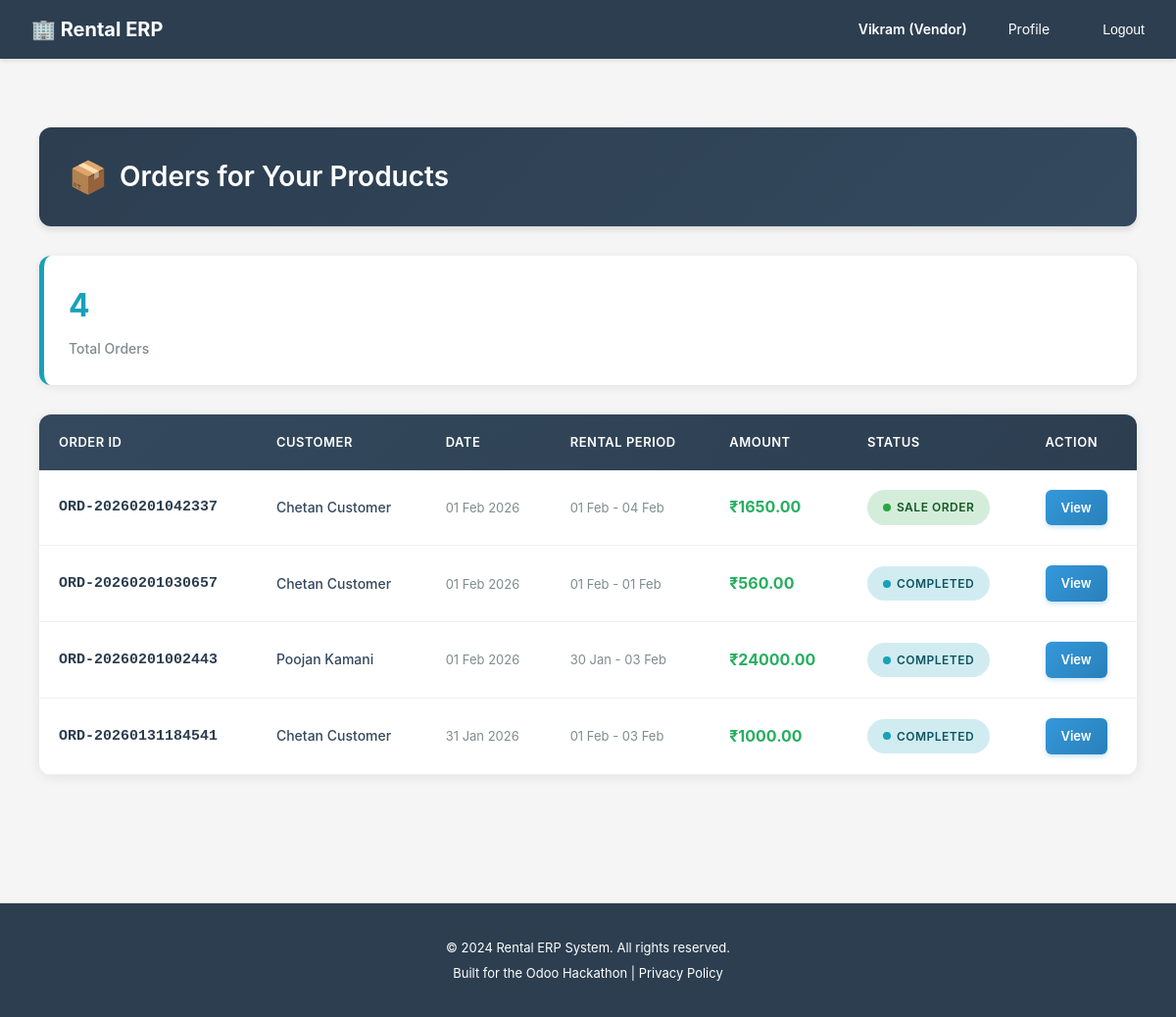
The app's page /catalog/vendor/view-orders/ (signed in), older data.
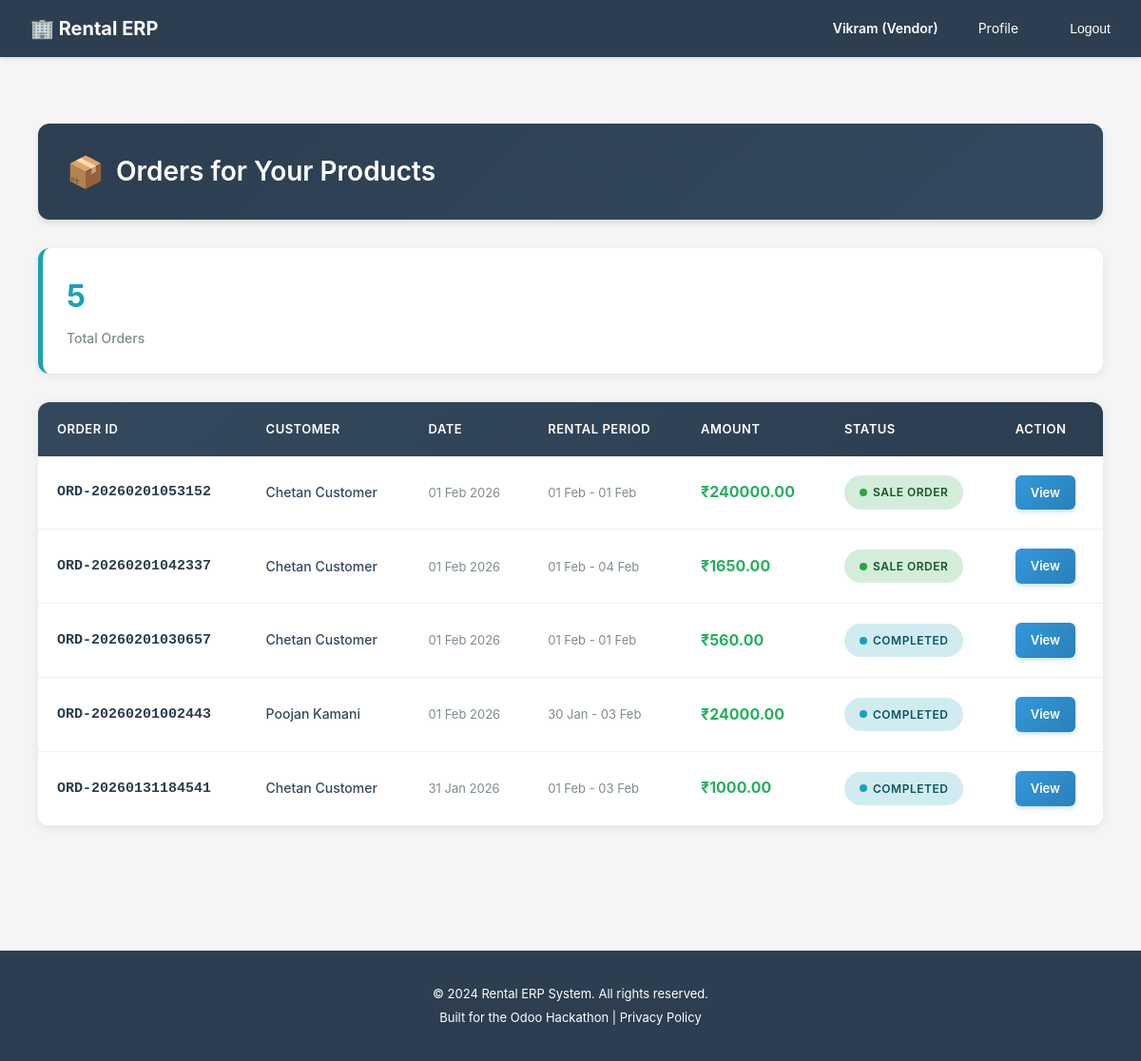
The same page, newer data.
### rentals/models.py (models this page shows, shortened)
class RentalOrder(models.Model):
    STATUS_CHOICES = [
        ('draft', 'Draft'),               # Initial state
        ('confirmed', 'Confirmed'),       # Customer committed, stock reserved
        ('in_progress', 'In Progress'),   # Customer has picked up items
        ('completed', 'Completed'),       # Items returned successfully
        ('cancelled', 'Cancelled'),       # Order cancelled before completion
        ('invoiced', 'Invoiced'),         # Invoice generated and sent
    ]
    order_number = models.CharField(
        max_length=50,
        unique=True,
        help_text="Auto-generated unique order ID (e.g., RO-2026-0001)"
    )
    quotation = models.OneToOneField(
        Quotation,
        on_delete=models.SET_NULL,
        blank=True,
        null=True,
        related_name='rental_order',
        help_text="Source quotation that was converted to this order"
    )
    customer = models.ForeignKey(
        settings.AUTH_USER_MODEL,
        on_delete=models.CASCADE,
        related_name='rental_orders',
        limit_choices_to={'role': 'customer'},
        help_text="Customer placing the rental order"
    )
    vendor = models.ForeignKey(
        settings.AUTH_USER_MODEL,
        on_delete=models.CASCADE,
        related_name='vendor_rental_orders',
        limit_choices_to={'role': 'vendor'},
        help_text="Vendor fulfilling the rental order"
    )
    status = models.CharField(
        max_length=20,
        choices=STATUS_CHOICES,
        default='draft',
        help_text="Current order stage in the rental lifecycle"
    )
    delivery_address = models.TextField(
        help_text="Where items will be delivered/picked up"
    )
    billing_address = models.TextField(
        help_text="Address for invoice (may differ from delivery)"
    )
    subtotal = models.DecimalField(
        max_digits=12,
        decimal_places=2,
        default=Decimal('0.00'),
        help_text="Sum of all order lines"
    )
    discount_amount = models.DecimalField(
        max_digits=12,
        decimal_places=2,
        default=Decimal('0.00'),
        help_text="Discount applied"
    )
    tax_amount = models.DecimalField(
        max_digits=12,
        decimal_places=2,
        default=Decimal('0.00'),
        help_text="GST amount"
    )
    late_fee = models.DecimalField(
        max_digits=12,
        decimal_places=2,
        default=Decimal('0.00'),
        help_text="Late return penalties (added if items returned late)"
    )
    total = models.DecimalField(
        max_digits=12,
        decimal_places=2,
        default=Decimal('0.00'),
        help_text="Final order total including all fees"
    )
    advance_payment_percentage = models.DecimalField(
        max_digits=5,
        decimal_places=2,
        default=Decimal('0.00'),
        help_text="Required advance payment % for this order"
    )
    advance_payment_amount = models.DecimalField(
        max_digits=12,
        decimal_places=2,
        default=Decimal('0.00'),
        help_text="Calculated advance amount expected"
    )
    deposit_amount = models.DecimalField(
        max_digits=12,
        decimal_places=2,
        default=Decimal('0.00'),
        help_text="Security deposit collected upfront"
    )
    paid_amount = models.DecimalField(
        max_digits=12,
        decimal_places=2,
        default=Decimal('0.00'),
        help_text="Amount paid so far (partial or full)"
    )
    notes = models.TextField(
        blank=True,
        null=True,
        help_text="Special instructions or customer requests"
    )
    requires_approval = models.BooleanField(
        default=False,
        help_text="Whether this order needs approval (for high-value orders)"
    )
    approval_status = models.CharField(
        max_length=20,
        choices=[
            ('not_required', 'Not Required'),
            ('pending', 'Pending Approval'),
            ('approved', 'Approved'),
            ('rejected', 'Rejected'),
        ],
        default='not_required',
        help_text="Current approval status"
    )
    approved_by = models.ForeignKey(
        settings.AUTH_USER_MODEL,
        on_delete=models.SET_NULL,
        blank=True,
        null=True,
        related_name='approved_rental_orders',
        help_text="Admin who approved this order"
    )
    approved_at = models.DateTimeField(
        blank=True,
        null=True,
        help_text="When this order was approved"
    )
    created_at = models.DateTimeField(auto_now_add=True)
    updated_at = models.DateTimeField(auto_now=True)
    confirmed_at = models.DateTimeField(
        blank=True,
        null=True,
        help_text="When order was confirmed"
    )
    completed_at = models.DateTimeField(
        blank=True,
        null=True,
        help_text="When all items were returned"
    )
    class Meta:
        db_table = 'rental_orders'
        verbose_name = 'Rental Order'
        verbose_name_plural = 'Rental Orders'
        ordering = ['-created_at']
        indexes = [
            models.Index(fields=['customer', 'status']),
            models.Index(fields=['vendor', 'status']),
            models.Index(fields=['order_number']),
        ]
    @property
    def rental_start_date(self):
        first_line = self.order_lines.first()
        return first_line.rental_start_date if first_line else None
    @property
    def rental_end_date(self):
        first_line = self.order_lines.first()
        return first_line.rental_end_date if first_line else None
    @property
    def total_amount(self):
        return self.total

class RentalOrderLine(models.Model):
    rental_order = models.ForeignKey(
        RentalOrder,
        on_delete=models.CASCADE,
        related_name='order_lines',
        help_text="Parent rental order"
    )
    product = models.ForeignKey(
        'catalog.Product',
        on_delete=models.CASCADE,
        related_name='rental_order_lines',
        help_text="Product being rented"
    )
    product_variant = models.ForeignKey(
        'catalog.ProductVariant',
        on_delete=models.CASCADE,
        blank=True,
        null=True,
        related_name='rental_order_lines',
        help_text="Specific variant being rented"
    )
    rental_start_date = models.DateTimeField(
        help_text="Scheduled pickup date/time"
    )
    rental_end_date = models.DateTimeField(
        help_text="Scheduled return date/time"
    )
    actual_pickup_date = models.DateTimeField(
        blank=True,
        null=True,
        help_text="When customer actually picked up the item"
    )
    actual_return_date = models.DateTimeField(
        blank=True,
        null=True,
        help_text="When customer actually returned the item"
    )
    quantity = models.PositiveIntegerField(
        default=1,
        validators=[MinValueValidator(1)],
        help_text="Number of units rented"
    )
    unit_price = models.DecimalField(
        max_digits=10,
        decimal_places=2,
        help_text="Rental price per unit"
    )
    line_total = models.DecimalField(
        max_digits=12,
        decimal_places=2,
        help_text="quantity × unit_price"
    )
    duration_days = models.PositiveIntegerField(
        default=1,
        help_text="Rental duration in days"
    )
    duration_hours = models.PositiveIntegerField(
        default=0,
        help_text="Additional hours beyond full days"
    )
    is_late_return = models.BooleanField(
        default=False,
        help_text="Item returned after scheduled end date"
    )
    late_days = models.PositiveIntegerField(
        default=0,
        help_text="Number of days late (0 if on time)"
    )
    late_fee_charged = models.DecimalField(
        max_digits=10,
        decimal_places=2,
        default=Decimal('0.00'),
        help_text="Late return penalty amount"
    )
    created_at = models.DateTimeField(auto_now_add=True)
    updated_at = models.DateTimeField(auto_now=True)
    class Meta:
        db_table = 'rental_order_lines'
        verbose_name = 'Rental Order Line'
        verbose_name_plural = 'Rental Order Lines'
        ordering = ['rental_order', 'id']

### accounts/models.py (models this page shows, shortened)
class User(AbstractUser):
    ROLE_CHOICES = [
        ('customer', 'Customer'),  # End-user who rents products
        ('vendor', 'Vendor'),      # Business user who owns rental products
        ('admin', 'Admin'),        # System administrator with full access
    ]
    email = models.EmailField(
        unique=True,
        validators=[EmailValidator()],
        help_text="Used for login and notifications"
    )
    role = models.CharField(
        max_length=20,
        choices=ROLE_CHOICES,
        default='customer',
        help_text="Determines user's permissions and accessible features"
    )
    phone = models.CharField(
        max_length=15,
        blank=True,
        null=True,
        validators=[
            RegexValidator(
                regex=r'^\+?1?\d{9,15}$',
                message="Phone number must be entered in the format: '+999999999'. Up to 15 digits allowed."
            )
        ],
        help_text="Contact number for order notifications and support"
    )
    is_verified = models.BooleanField(
        default=False,
        help_text="Email verification status for security"
    )
    totp_secret = models.CharField(
        max_length=32,
        blank=True,
        null=True,
        help_text="TOTP secret key for 2FA (encrypted)"
    )
    totp_enabled = models.BooleanField(
        default=False,
        help_text="Whether TOTP 2FA is enabled for this user"
    )
    created_at = models.DateTimeField(auto_now_add=True)
    updated_at = models.DateTimeField(auto_now=True)
    @property
    def phone_number(self):
        """Property alias for backward compatibility with older view/form code"""
        return self.phone
    USERNAME_FIELD = 'email'
    REQUIRED_FIELDS = ['username', 'first_name', 'last_name']
    class Meta:
        db_table = 'users'
        verbose_name = 'User'
        verbose_name_plural = 'Users'
        ordering = ['-created_at']

### catalog/views.py (the view)
# urls.py: path('vendor/view-orders/', views.vendor_view_orders, name='vendor_view_orders'),
@require_http_methods(["GET"])
def vendor_view_orders(request):
    from django.http import HttpResponseForbidden
    from rentals.models import RentalOrder
    if request.user.role != 'vendor':
        return HttpResponseForbidden('Only vendors can view orders.')
    if not hasattr(request.user, 'vendorprofile'):
        return HttpResponseForbidden('Only vendors can view orders.')
    from django.db.models import Q
    vendor_products = Product.objects.filter(vendor=request.user).values_list('id', flat=True)
    orders = RentalOrder.objects.filter(
        order_lines__product_id__in=vendor_products
    ).distinct().order_by('-created_at')
    context = {
        'orders': orders,
        'vendor': request.user.vendorprofile,
        'total_orders': orders.count()
    }
    return render(request, 'catalog/vendor_orders.html', context)

### rental_erp/compliance.py (called while the page is built)
    def process_request(self, request):
        if not request.user.is_authenticated:
            return None
        if request.method == 'GET':
            path_lower = request.path.lower()
            for model in self.PERSONAL_DATA_MODELS:
                if model in path_lower:
                    self._log_data_access(request, model)
                    break
        return None

    def _log_data_access(self, request, model_name):
        try:
            x_forwarded_for = request.META.get('HTTP_X_FORWARDED_FOR')
            ip = x_forwarded_for.split(',')[0] if x_forwarded_for else request.META.get('REMOTE_ADDR')
            AuditLog.objects.create(
                user=request.user,
                action_type='access',
                model_name=model_name,
                description=f'Data access: {request.path}',
                ip_address=ip,
                user_agent=request.META.get('HTTP_USER_AGENT', ''),
                session_key=request.session.session_key if hasattr(request, 'session') else None,
            )
        except Exception as e:
            logger.error(f'Data access logging failed: {str(e)}')

### templates/catalog/vendor_orders.html (shortened to what this page needs)
{% extends 'base.html' %}
{% block content %}
<div class="orders-container">
    <div class="page-header">
        <h2>Orders for Your Products</h2>
    </div>
    <div class="stats-container">
        <div class="stat-card">
            <div class="stat-number">{{ total_orders }}</div>
            <div class="stat-label">Total Orders</div>
        </div>
    </div>
    {% if orders %}
    <div class="orders-table-wrapper">
        <table class="orders-table">
            <thead>
                <tr>
                    <th>Order ID</th>
                    <th>Customer</th>
                    <th>Date</th>
                    <th>Rental Period</th>
                    <th>Amount</th>
                    <th>Status</th>
                    <th>Action</th>
                </tr>
            </thead>
            <tbody>
                {% for order in orders %}
                <tr class="order-row">
                    <td><span class="order-number">{{ order.order_number }}</span></td>
                    <td><span class="customer-name">{{ order.customer.get_full_name }}</span></td>
                    <td><span class="date-cell">{{ order.created_at|date:"d M Y" }}</span></td>
                    <td><span class="date-cell">{{ order.rental_start_date|date:"d M" }} - {{order.rental_end_date|date:"d M" }}</span></td>
                    <td><span class="amount-cell">₹{{ order.total_amount|default:"0" }}</span></td>
                    <td>
                        {% if order.status == 'confirmed' %}
                        <span class="status-badge status-sale">Sale Order</span>
                        {% elif order.status == 'pending' %}
                        <span class="status-badge status-pending">Pending</span>
                        {% elif order.status == 'completed' %}
                        <span class="status-badge status-completed">Completed</span>
                        {% else %}
                        <span class="status-badge status-cancelled">{{ order.status }}</span>
                        {% endif %}
                    </td>
                    <td>
                        <a href="{% url 'rentals:order_detail' order.id %}" class="action-btn">
                            View
                        </a>
                    </td>
                </tr>
                {% endfor %}
            </tbody>
        </table>
    </div>
    {% endif %}
</div>
{% endblock %}

Row changes from the older to the newer data that the page shows:
added RentalOrder: order_number "ORD-20260201053152", customer.get_full_name "Chetan Customer", created_at "01 Feb 2026", rental_start_date "01 Feb", rental_end_date "01 Feb", total_amount "240000.00", status "SALE ORDER"
Text that changed along with them:
{{ total_orders }}: "4" → "5"
